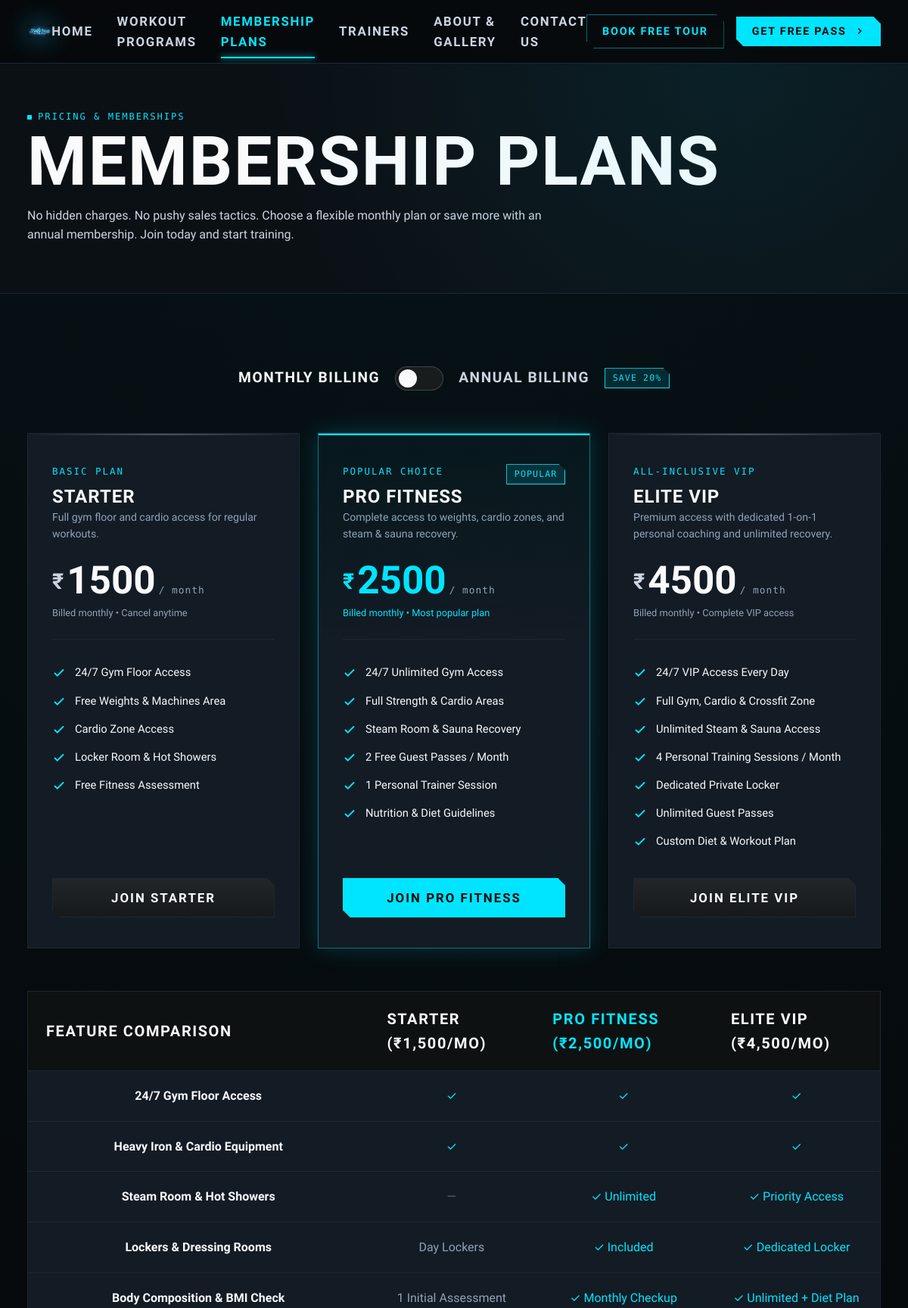
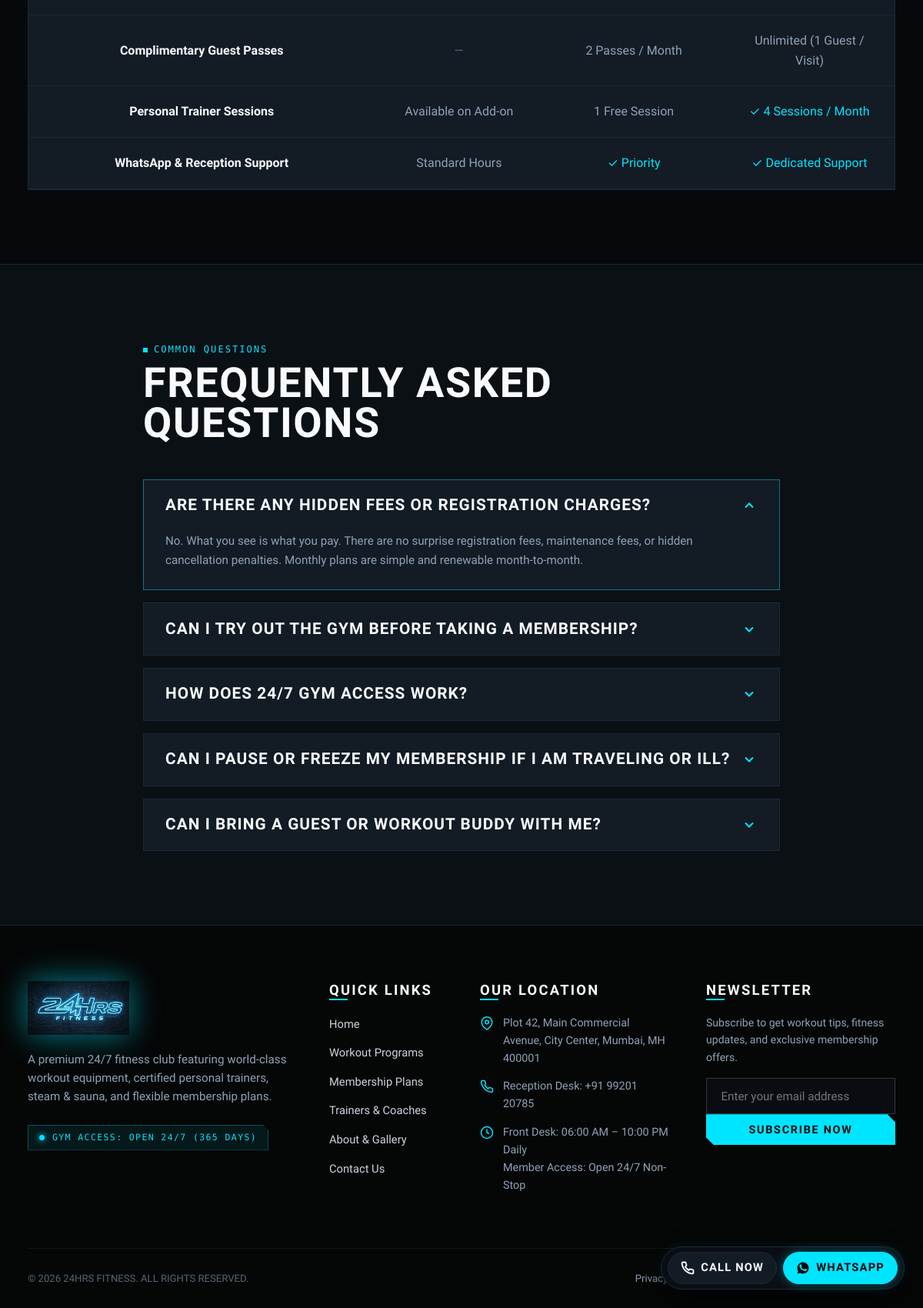
/membership.php, run on the app's committed database (2 pictures, top to bottom).
### tables this page shows
CREATE TABLE `membership_plans` (
  `id` int unsigned NOT NULL AUTO_INCREMENT,
  `slug` varchar(50) NOT NULL,
  `name` varchar(100) NOT NULL,
  `tier_label` varchar(100) NOT NULL,
  `tagline` varchar(255) NOT NULL,
  `monthly_price` decimal(10,2) NOT NULL,
  `annual_monthly_price` decimal(10,2) NOT NULL,
  `note_monthly` varchar(255) NOT NULL,
  `note_annual` varchar(255) NOT NULL,
  `is_popular` tinyint(1) NOT NULL DEFAULT '0',
  `features` json NOT NULL,
  `sort_order` int NOT NULL DEFAULT '0',
  `is_active` tinyint(1) NOT NULL DEFAULT '1',
  `created_at` datetime NOT NULL DEFAULT CURRENT_TIMESTAMP,
  `updated_at` datetime NOT NULL DEFAULT CURRENT_TIMESTAMP ON UPDATE CURRENT_TIMESTAMP,
  PRIMARY KEY (`id`),
  UNIQUE KEY `slug` (`slug`),
  KEY `idx_plan_slug` (`slug`),
  KEY `idx_plan_active` (`is_active`,`sort_order`)
);

### includes/Env.php (called while the page is built, shortened)
<?php
class Env
{
    private static bool $loaded = false;
    public static function load(string $filePath): void
    {
        if (!file_exists($filePath) || !is_readable($filePath)) {
            self::$loaded = true;
            return;
        }
        self::$loaded = true;
    }
    public static function get(string $key, mixed $default = null): mixed
    {
        if (!self::$loaded) {
            $defaultEnvPath = dirname(__DIR__) . '/.env';
        }
        $envVal = getenv($key);
        if ($envVal !== false) {
            return self::castValue($envVal);
        }
        return $default;
    }
    private static function castValue(mixed $value): mixed
    {
        $lower = strtolower($value);
        return match ($lower) {
            'true', '(true)' => true,
            'false', '(false)' => false,
            'null', '(null)' => null,
            'empty', '(empty)' => '',
            default => is_numeric($value) && !str_starts_with($value, '0') ? (str_contains($value, '.') ? (float) $value : (int) $value) : $value,
        };
    }
}

### includes/Database.php (called while the page is built, shortened)
<?php
require_once __DIR__ . '/Env.php';
class Database
{
    private static ?PDO $instance = null;
    public static function getConnection(): PDO
    {
        if (self::$instance !== null) {
            return self::$instance;
        }
        $host = (string) Env::get('DB_HOST', '127.0.0.1');
        $port = (int) Env::get('DB_PORT', 3306);
        $dbname = (string) Env::get('DB_NAME', 'fitness_gym');
        $user = (string) Env::get('DB_USER', 'root');
        $pass = (string) Env::get('DB_PASS', '');
        $charset = (string) Env::get('DB_CHARSET', 'utf8mb4');
        $dsn = "mysql:host={$host};port={$port};dbname={$dbname};charset={$charset}";
        $options = [
            PDO::ATTR_ERRMODE            => PDO::ERRMODE_EXCEPTION,
            PDO::ATTR_DEFAULT_FETCH_MODE => PDO::FETCH_ASSOC,
            PDO::ATTR_EMULATE_PREPARES   => false,
            PDO::ATTR_PERSISTENT         => false,
        ];
        if (defined('\Pdo\Mysql::ATTR_INIT_COMMAND')) {
            $options[\Pdo\Mysql::ATTR_INIT_COMMAND] = "SET NAMES {$charset} COLLATE {$charset}_unicode_ci";
        } elseif (defined('PDO::MYSQL_ATTR_INIT_COMMAND')) {
            @$options[PDO::MYSQL_ATTR_INIT_COMMAND] = "SET NAMES {$charset} COLLATE {$charset}_unicode_ci";
        }
        $sslCa = (string) Env::get('DB_SSL_CA', '');
        $sslCaConst = defined('\Pdo\Mysql::ATTR_SSL_CA')
            ? \Pdo\Mysql::ATTR_SSL_CA
            : (defined('PDO::MYSQL_ATTR_SSL_CA') ? PDO::MYSQL_ATTR_SSL_CA : null);
        try {
            self::$instance = new PDO($dsn, $user, $pass, $options);
            return self::$instance;
        } catch (PDOException $e) {
            error_log('[DARK MATTER DATABASE ERROR]: ' . $e->getMessage());
            $debug = (bool) Env::get('APP_DEBUG', false);
            if ($debug) {
                throw new RuntimeException("Database Connection Error: " . $e->getMessage());
            }
            throw new RuntimeException("Secure connection to Dark Matter database telemetry is temporarily unavailable. Please retry shortly.");
        }
    }
    public static function fetchAll(string $sql, array $params = []): array
    {
        try {
            $stmt = self::getConnection()->prepare($sql);
            $stmt->execute($params);
            return $stmt->fetchAll();
        } catch (PDOException $e) {
            error_log('[DARK MATTER QUERY ERROR]: ' . $e->getMessage() . " | SQL: {$sql}");
            throw new RuntimeException("Data retrieval failed. Please try again.");
        }
    }
}

### includes/helpers.php (called while the page is built, shortened)
<?php
if (!function_exists('e')) {
    function e(mixed $value): string
    {
        return htmlspecialchars((string) $value, ENT_QUOTES | ENT_SUBSTITUTE, 'UTF-8');
    }
}

### membership.php (the view, shortened to what this page needs)
<?php
require_once __DIR__ . '/includes/Env.php';
require_once __DIR__ . '/includes/Database.php';
try {
    $plans = Database::fetchAll("SELECT * FROM `membership_plans` WHERE `is_active` = 1 ORDER BY `sort_order` ASC");
} catch (\Throwable $e) {
    error_log('[24HRS FITNESS MEMBERSHIP ERROR]: ' . $e->getMessage());
    $plans = [];
}
require_once __DIR__ . '/includes/header.php';
?>
  <main id="mainContent">
    <section class="subpage-hero">
      <div class="container-custom">
        <span class="mono-tag mb-2">PRICING & MEMBERSHIPS</span>
        <h1 class="display-title mb-3">MEMBERSHIP PLANS</h1>
        <p class="lead text-silver" style="max-width: 680px;">
          No hidden charges. No pushy sales tactics. Choose a flexible monthly plan or save more with an annual membership. Join today and start training.
        </p>
      </div>
    </section>
    <section class="section-spacing">
      <div class="container-custom">
        <div class="billing-toggle-container">
          <span id="labelMonthly" class="billing-label active">MONTHLY BILLING</span>
          <div id="billingSwitch" class="switch-pill" role="switch" aria-checked="false" aria-label="Toggle annual billing discount">
            <div class="switch-knob"></div>
          </div>
          <span id="labelAnnual" class="billing-label">ANNUAL BILLING</span>
          <span class="discount-badge">SAVE 20%</span>
        </div>
        <div class="row g-4 justify-content-center">
          <?php foreach ($plans as $idx => $plan): ?>
            <?php
              $isPop = (bool) $plan['is_popular'];
              $features = json_decode($plan['features'] ?? '[]', true) ?: [];
              $slug = $plan['slug'];
            ?>
            <div class="col-lg-4 col-md-6">
              <div class="dm-card pricing-card <?= $isPop ? 'dm-card-highlight' : '' ?>">
                <div>
                  <div class="d-flex justify-content-between align-items-center mb-1">
                    <span class="plan-tier-label <?= $isPop ? 'text-lime' : '' ?>"><?= e($plan['tier_label']) ?></span>
                    <?php if ($isPop): ?>
                      <span class="discount-badge">POPULAR</span>
                    <?php endif; ?>
                  </div>
                  <h2 class="card-title mb-1 <?= $isPop ? 'text-white' : '' ?>"><?= e($plan['name']) ?></h2>
                  <p class="text-muted" style="font-size: 0.88rem;"><?= e($plan['tagline']) ?></p>
                  <div class="plan-price-block">
                    <span class="price-currency <?= $isPop ? 'text-lime' : '' ?>">₹</span>
                    <span id="price-<?= e($slug) ?>" class="price-amount <?= $isPop ? 'text-lime' : '' ?>"><?= (int) $plan['monthly_price'] ?></span>
                    <span class="price-period">/ month</span>
                    <div id="note-<?= e($slug) ?>" class="<?= $isPop ? 'text-lime' : 'text-muted' ?> mt-2" style="font-size: 0.8rem;"><?= e($plan['note_monthly']) ?></div>
                  </div>
                  <div class="feature-list">
                    <?php foreach ($features as $f): ?>
                      <?php
                        $fName = is_array($f) ? (string) ($f['name'] ?? '') : (string) $f;
                        $isIncluded = is_array($f) ? !empty($f['included']) : true;
                      ?>
                      <div class="feature-item <?= !$isIncluded ? 'muted' : '' ?>">
                        <?php if ($isIncluded): ?>
                          <svg class="feature-icon" width="18" height="18" viewBox="0 0 24 24" fill="none" stroke="currentColor" stroke-width="2.5"><polyline points="20 6 9 17 4 12"></polyline></svg>
                        <?php else: ?>
                          <svg class="feature-icon" width="18" height="18" viewBox="0 0 24 24" fill="none" stroke="currentColor" stroke-width="2"><line x1="18" y1="6" x2="6" y2="18"></line><line x1="6" y1="6" x2="18" y2="18"></line></svg>
                        <?php endif; ?>
                        <span><?= e($fName) ?></span>
                      </div>
                    <?php endforeach; ?>
                  </div>
                </div>
                <button type="button" class="btn-dm <?= $isPop ? 'btn-lime' : 'btn-metallic' ?> w-100 btn-select-plan" data-plan="<?= e($slug) ?>" data-plan-name="<?= e($plan['name']) ?>" data-plan-id="<?= (int) $plan['id'] ?>">
                  <span>JOIN <?= e($plan['name']) ?></span>
                </button>
              </div>
            </div>
          <?php endforeach; ?>
        </div>
        <div class="comparison-table-wrapper">
          <table class="comparison-table">
            <thead>
              <tr>
                <th scope="col">FEATURE COMPARISON</th>
                <th scope="col">STARTER (₹1,500/mo)</th>
                <th scope="col" style="color: var(--lime-accent);">PRO FITNESS (₹2,500/mo)</th>
                <th scope="col">ELITE VIP (₹4,500/mo)</th>
              </tr>
            </thead>
            <tbody>
              <tr>
                <td>24/7 Gym Floor Access</td>
                <td><span class="table-check">✓</span></td>
                <td><span class="table-check">✓</span></td>
                <td><span class="table-check">✓</span></td>
              </tr>
              <tr>
                <td>Heavy Iron & Cardio Equipment</td>
                <td><span class="table-check">✓</span></td>
                <td><span class="table-check">✓</span></td>
                <td><span class="table-check">✓</span></td>
              </tr>
              <tr>
                <td>Steam Room & Hot Showers</td>
                <td><span class="table-cross">—</span></td>
                <td><span class="table-check">✓ Unlimited</span></td>
                <td><span class="table-check">✓ Priority Access</span></td>
              </tr>
              <tr>
                <td>Lockers & Dressing Rooms</td>
                <td>Day Lockers</td>
                <td><span class="table-check">✓ Included</span></td>
                <td><span class="table-check">✓ Dedicated Locker</span></td>
              </tr>
              <tr>
                <td>Body Composition & BMI Check</td>
                <td>1 Initial Assessment</td>
                <td><span class="table-check">✓ Monthly Checkup</span></td>
                <td><span class="table-check">✓ Unlimited + Diet Plan</span></td>
              </tr>
              <tr>
                <td>Complimentary Guest Passes</td>
                <td><span class="table-cross">—</span></td>
                <td>2 Passes / Month</td>
                <td>Unlimited (1 Guest / Visit)</td>
              </tr>
              <tr>
                <td>Personal Trainer Sessions</td>
                <td>Available on Add-on</td>
                <td>1 Free Session</td>
                <td><span class="table-check">✓ 4 Sessions / Month</span></td>
              </tr>
              <tr>
                <td>WhatsApp & Reception Support</td>
                <td>Standard Hours</td>
                <td><span class="table-check">✓ Priority</span></td>
                <td><span class="table-check">✓ Dedicated Support</span></td>
              </tr>
            </tbody>
          </table>
        </div>
      </div>
    </section>
    <section class="section-spacing" style="background-color: var(--bg-secondary); border-top: 1px solid var(--border-metallic);">
      <div class="container-custom" style="max-width: 900px;">
        <div class="text-center mb-5">
          <span class="mono-tag mb-2">COMMON QUESTIONS</span>
          <h2 class="section-title">FREQUENTLY ASKED QUESTIONS</h2>
        </div>
        <div class="dm-accordion">
          <div class="accordion-item active">
            <div class="accordion-header">
              <h3 class="accordion-title">Are there any hidden fees or registration charges?</h3>
              <div class="accordion-icon">
                <svg width="20" height="20" viewBox="0 0 24 24" fill="none" stroke="currentColor" stroke-width="2.5"><polyline points="6 9 12 15 18 9"></polyline></svg>
              </div>
            </div>
            <div class="accordion-body" style="max-height: 200px;">
              <div class="accordion-content">
                No. What you see is what you pay. There are no surprise registration fees, maintenance fees, or hidden cancellation penalties. Monthly plans are simple and renewable month-to-month.
              </div>
            </div>
          </div>
          <div class="accordion-item">
            <div class="accordion-header">
              <h3 class="accordion-title">Can I try out the gym before taking a membership?</h3>
              <div class="accordion-icon">
                <svg width="20" height="20" viewBox="0 0 24 24" fill="none" stroke="currentColor" stroke-width="2.5"><polyline points="6 9 12 15 18 9"></polyline></svg>
              </div>
            </div>
          </div>
          <div class="accordion-item">
            <div class="accordion-header">
              <h3 class="accordion-title">How does 24/7 gym access work?</h3>
              <div class="accordion-icon">
                <svg width="20" height="20" viewBox="0 0 24 24" fill="none" stroke="currentColor" stroke-width="2.5"><polyline points="6 9 12 15 18 9"></polyline></svg>
              </div>
            </div>
          </div>
          <div class="accordion-item">
            <div class="accordion-header">
              <h3 class="accordion-title">Can I pause or freeze my membership if I am traveling or ill?</h3>
              <div class="accordion-icon">
                <svg width="20" height="20" viewBox="0 0 24 24" fill="none" stroke="currentColor" stroke-width="2.5"><polyline points="6 9 12 15 18 9"></polyline></svg>
              </div>
            </div>
          </div>
          <div class="accordion-item">
            <div class="accordion-header">
              <h3 class="accordion-title">Can I bring a guest or workout buddy with me?</h3>
              <div class="accordion-icon">
                <svg width="20" height="20" viewBox="0 0 24 24" fill="none" stroke="currentColor" stroke-width="2.5"><polyline points="6 9 12 15 18 9"></polyline></svg>
              </div>
            </div>
          </div>
        </div>
      </div>
    </section>
  </main>
<?php
require_once __DIR__ . '/includes/footer.php';
?>

### data on the page
membership_plans: tier_label "BASIC PLAN", name "STARTER", tagline "Full gym floor and cardio access for regular workouts.", monthly_price "1500", note_monthly "Billed monthly • Cancel anytime", features "24/7 Gym Floor Access", features "Free Weights & Machines Area", features "Cardio Zone Access", features "Locker Room & Hot Showers", features "Free Fitness Assessment"
membership_plans: tier_label "POPULAR CHOICE", is_popular "POPULAR", name "PRO FITNESS", tagline "Complete access to weights, cardio zones, and steam & sauna recovery.", monthly_price "2500", note_monthly "Billed monthly • Most popular plan", features "24/7 Unlimited Gym Access", features "Full Strength & Cardio Areas", features "Steam Room & Sauna Recovery", features "2 Free Guest Passes / Month", features "1 Personal Trainer Session", features "Nutrition & Diet Guidelines"
membership_plans: tier_label "ALL-INCLUSIVE VIP", name "ELITE VIP", tagline "Premium access with dedicated 1-on-1 personal coaching and unlimited recovery.", monthly_price "4500", note_monthly "Billed monthly • Complete VIP access", features "24/7 VIP Access Every Day", features "Full Gym, Cardio & Crossfit Zone", features "Unlimited Steam & Sauna Access", features "4 Personal Training Sessions / Month", features "Dedicated Private Locker", features "Unlimited Guest Passes", features "Custom Diet & Workout Plan"

### other printed values
$siteAddress "Plot 42, Main Commercial Avenue, City Center, Mumbai, MH 400001"
$sitePhone "+91 99201 20785"
